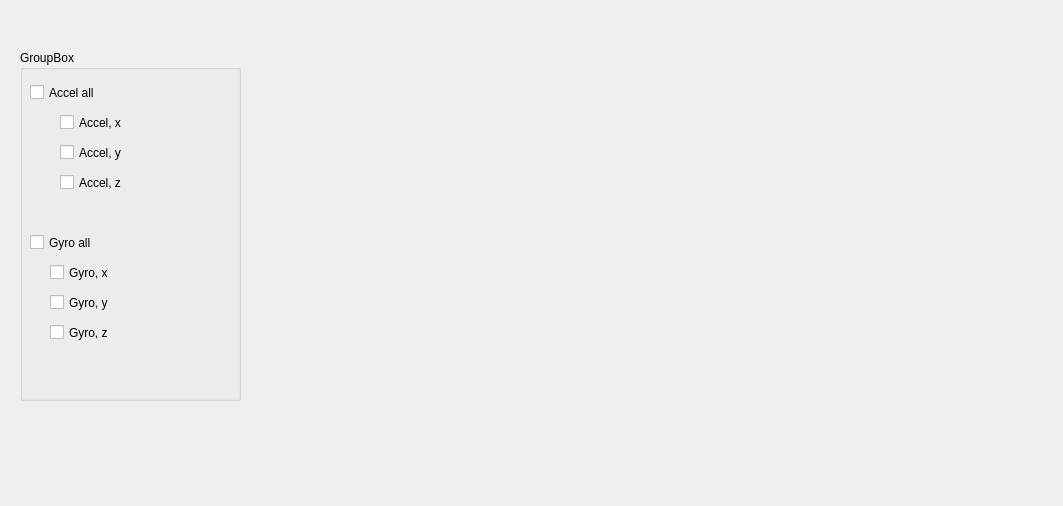
<?xml version="1.0" encoding="UTF-8"?>
<ui version="4.0">
 <class>Form</class>
 <widget class="QWidget" name="Form">
  <property name="geometry">
   <rect>
    <x>0</x>
    <y>0</y>
    <width>1063</width>
    <height>506</height>
   </rect>
  </property>
  <property name="windowTitle">
   <string>Form</string>
  </property>
  <widget class="QGroupBox" name="groupBox">
   <property name="geometry">
    <rect>
     <x>20</x>
     <y>50</y>
     <width>221</width>
     <height>351</height>
    </rect>
   </property>
   <property name="title">
    <string>GroupBox</string>
   </property>
   <widget class="QCheckBox" name="Accel_x">
    <property name="geometry">
     <rect>
      <x>40</x>
      <y>60</y>
      <width>92</width>
      <height>25</height>
     </rect>
    </property>
    <property name="text">
     <string>Accel, x</string>
    </property>
    <property name="autoExclusive">
     <bool>true</bool>
    </property>
   </widget>
   <widget class="QCheckBox" name="Accel_y">
    <property name="geometry">
     <rect>
      <x>40</x>
      <y>90</y>
      <width>92</width>
      <height>25</height>
     </rect>
    </property>
    <property name="text">
     <string>Accel, y</string>
    </property>
    <property name="autoExclusive">
     <bool>true</bool>
    </property>
   </widget>
   <widget class="QCheckBox" name="Accel_z">
    <property name="geometry">
     <rect>
      <x>40</x>
      <y>120</y>
      <width>92</width>
      <height>25</height>
     </rect>
    </property>
    <property name="text">
     <string>Accel, z</string>
    </property>
    <property name="autoExclusive">
     <bool>true</bool>
    </property>
   </widget>
   <widget class="QCheckBox" name="Gyro_z">
    <property name="geometry">
     <rect>
      <x>30</x>
      <y>270</y>
      <width>92</width>
      <height>25</height>
     </rect>
    </property>
    <property name="text">
     <string>Gyro, z</string>
    </property>
    <property name="autoExclusive">
     <bool>true</bool>
    </property>
    <property name="tristate">
     <bool>false</bool>
    </property>
   </widget>
   <widget class="QCheckBox" name="Gyro_all">
    <property name="geometry">
     <rect>
      <x>10</x>
      <y>180</y>
      <width>92</width>
      <height>25</height>
     </rect>
    </property>
    <property name="text">
     <string>Gyro all</string>
    </property>
    <property name="autoExclusive">
     <bool>true</bool>
    </property>
   </widget>
   <widget class="QCheckBox" name="Gyro_x">
    <property name="geometry">
     <rect>
      <x>30</x>
      <y>210</y>
      <width>92</width>
      <height>25</height>
     </rect>
    </property>
    <property name="text">
     <string>Gyro, x</string>
    </property>
    <property name="autoExclusive">
     <bool>true</bool>
    </property>
   </widget>
   <widget class="QCheckBox" name="Gyro_y">
    <property name="geometry">
     <rect>
      <x>30</x>
      <y>240</y>
      <width>92</width>
      <height>25</height>
     </rect>
    </property>
    <property name="text">
     <string>Gyro, y</string>
    </property>
    <property name="autoExclusive">
     <bool>true</bool>
    </property>
   </widget>
   <widget class="QCheckBox" name="Accel_all">
    <property name="geometry">
     <rect>
      <x>10</x>
      <y>30</y>
      <width>92</width>
      <height>25</height>
     </rect>
    </property>
    <property name="text">
     <string>Accel all</string>
    </property>
    <property name="autoExclusive">
     <bool>true</bool>
    </property>
   </widget>
  </widget>
  <widget class="MplWidget" name="Mplwidget" native="true">
   <property name="geometry">
    <rect>
     <x>300</x>
     <y>70</y>
     <width>701</width>
     <height>331</height>
    </rect>
   </property>
  </widget>
 </widget>
 <customwidgets>
  <customwidget>
   <class>MplWidget</class>
   <extends>QWidget</extends>
   <header>mplwidget.h</header>
   <container>1</container>
  </customwidget>
 </customwidgets>
 <resources/>
 <connections/>
</ui>
